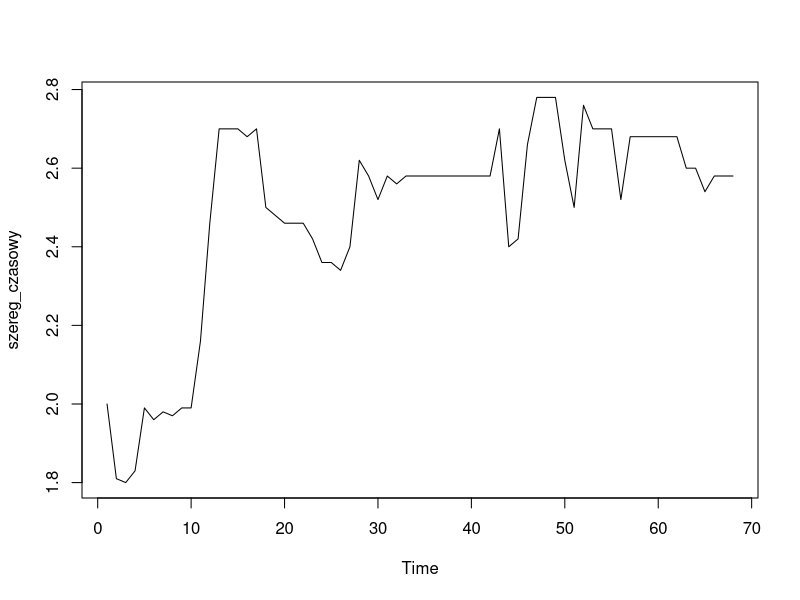
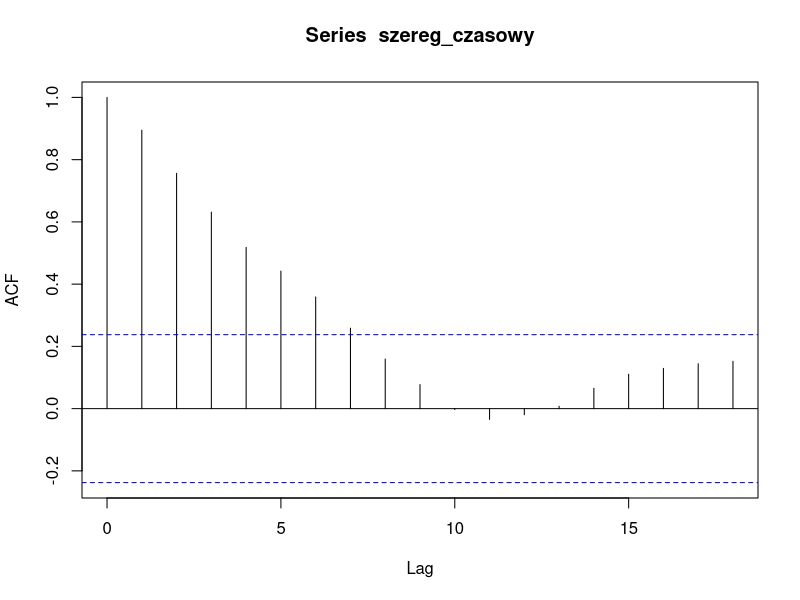
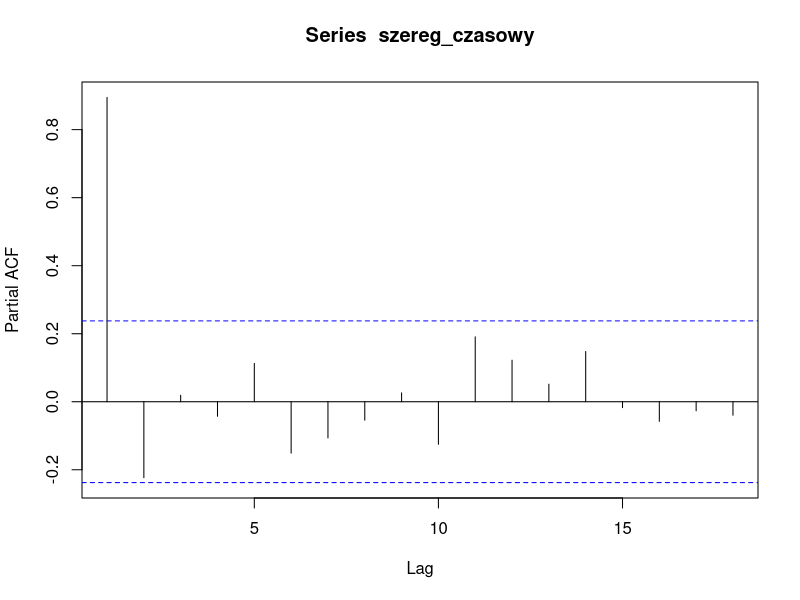
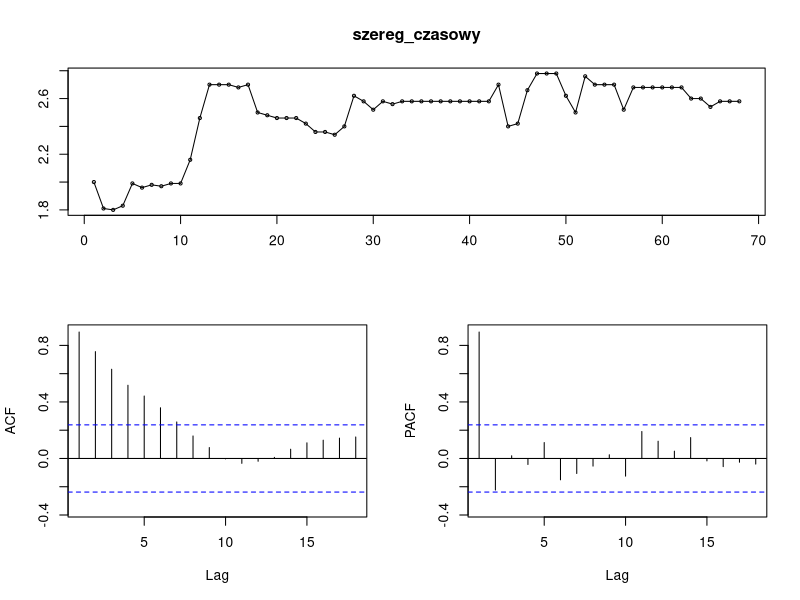
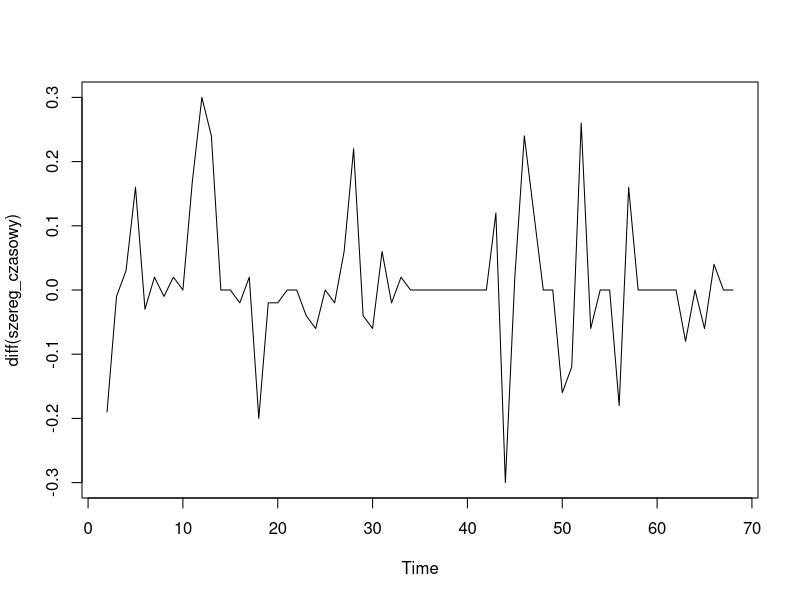
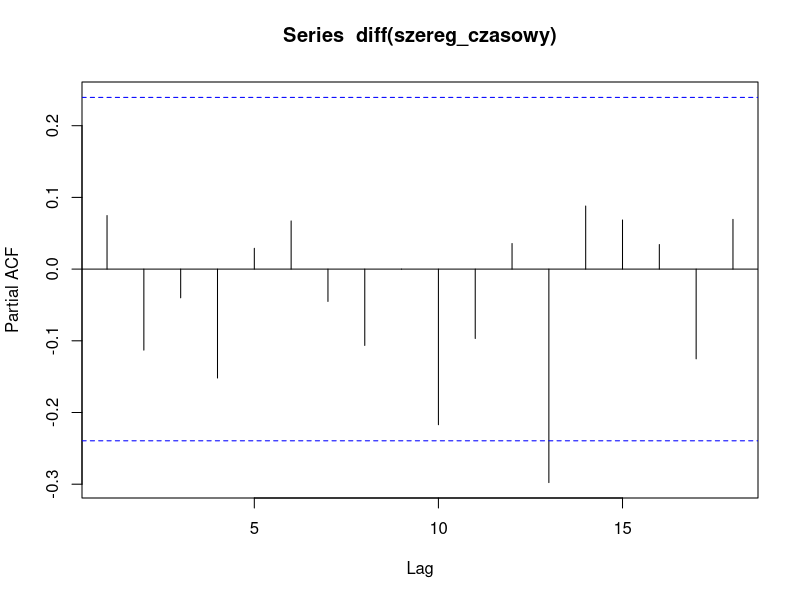
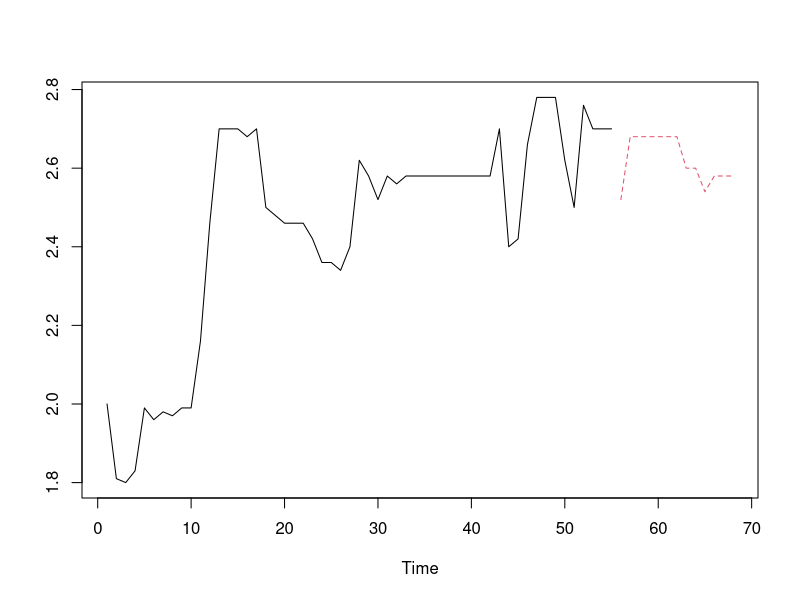
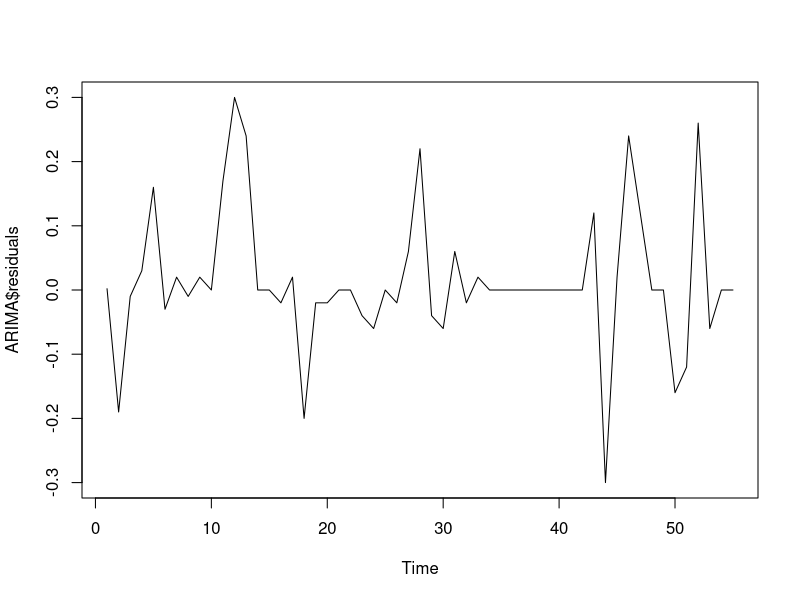

Recreate these plots in R, in order.
## ---- chunk 1
knitr::opts_chunk$set(echo = TRUE)
## ---- chunk 2
dane<-read.csv('aszczepaniak-data.csv', header = TRUE)
## ---- chunk 3
library(forecast)
## ---- chunk 4
szereg_czasowy = ts(dane$Zamkniecie, frequency = 1)
dates = as.Date(dane$Data, format='%Y-%m-%d')
sessional_szereg_czasowy = ts(dane$Zamkniecie, frequency = 5)
szereg_czasowy
## ---- chunk 5
plot(szereg_czasowy)
## ---- chunk 6
acf(szereg_czasowy)
## ---- chunk 7
pacf(szereg_czasowy)
## ---- chunk 8

tsdisplay(szereg_czasowy)
## ---- chunk 9
plot(diff(szereg_czasowy))
## ---- chunk 10
pacf(diff(szereg_czasowy))
## ---- chunk 11
length(szereg_czasowy)
szereg_czasowy.treningowy = window(szereg_czasowy,end = 55)
szereg_czasowy.treningowy
szereg_czasowy.testowy = window(szereg_czasowy,start = 56)
szereg_czasowy.testowy
## ---- chunk 12
ts.plot(szereg_czasowy.treningowy, szereg_czasowy.testowy, col=1:2, lty=c(1,2))
## ---- chunk 13
ARIMA <- auto.arima(szereg_czasowy.treningowy)
summary(ARIMA)
## ---- chunk 14
plot(ARIMA$residuals)
## ---- chunk 15
tsdiag(ARIMA)
## ---- chunk 16
Prognoza = forecast(ARIMA, h=length(szereg_czasowy.testowy))
Prognoza
## ---- chunk 17
summary(ARIMA)
## ---- chunk 18
plot(Prognoza)
lines(szereg_czasowy.testowy, col='blue')
## ---- chunk 19
AR = Arima(szereg_czasowy.treningowy, order = c(1,0,0))
summary(AR)
Prognoza2_AR= forecast(AR, h = length(szereg_czasowy.testowy))
## ---- chunk 20
plot(Prognoza2_AR)
lines(szereg_czasowy.testowy, col = 'red')
## ---- chunk 21
MA = Arima(szereg_czasowy.treningowy, order = c(0,0,1))
summary(MA)
Prognoza3_MA = forecast(MA, h = length(szereg_czasowy.testowy))
## ---- chunk 22
plot(Prognoza3_MA)
lines(szereg_czasowy.testowy, col = 'green')
## ---- chunk 23
Blad_ARIMA=mean((Prognoza$mean-szereg_czasowy.testowy)^2)
Blad_AR=mean((Prognoza2_AR$mean-szereg_czasowy.testowy)^2)
Blad_MA=mean((Prognoza3_MA$mean-szereg_czasowy.testowy)^2)

Blad_ARIMA
Blad_AR
Blad_MA
